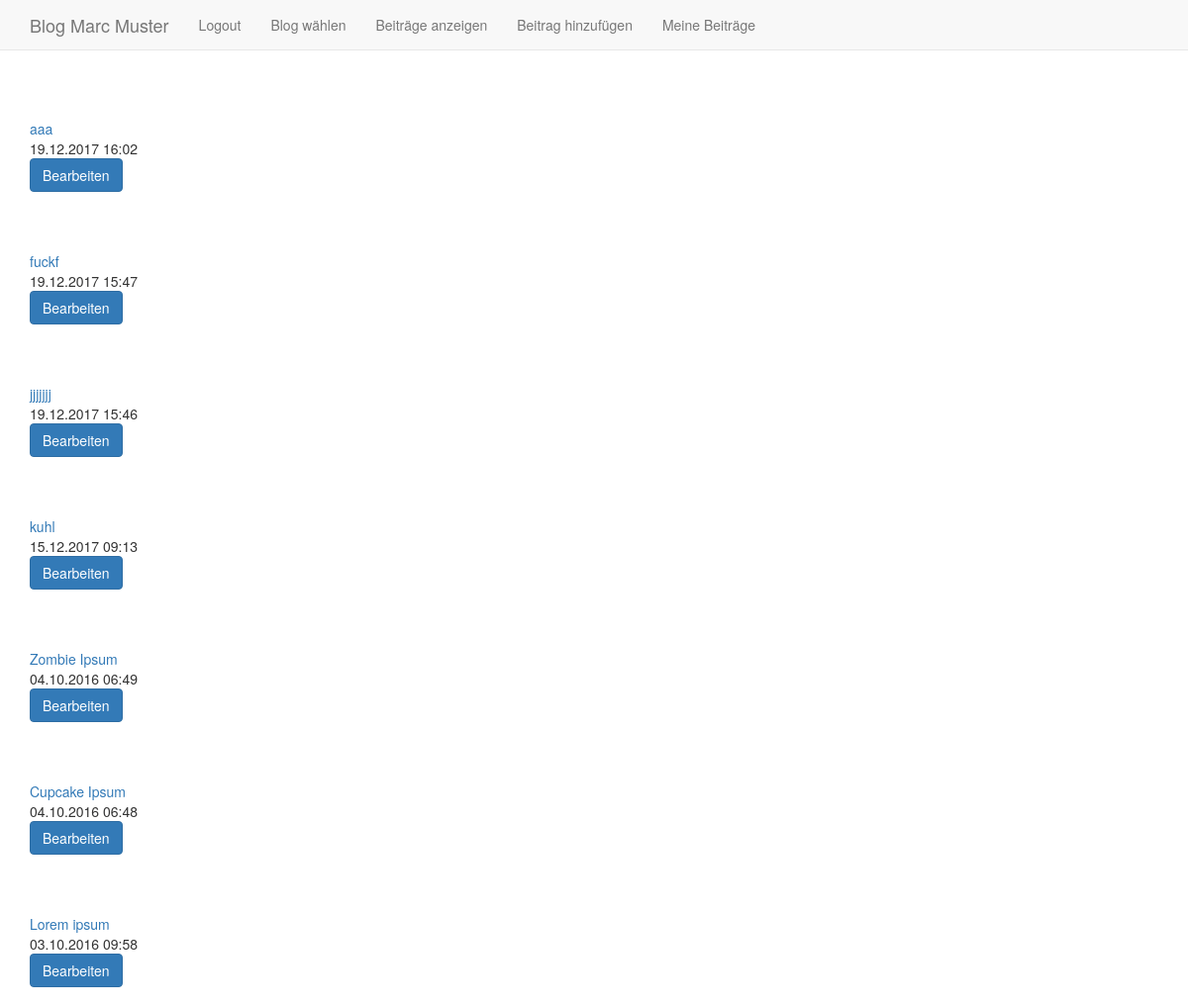
The app's page /index.php?function=meine_blogs&bid=1 (signed in) with its own data.
### tables this page shows
CREATE TABLE "user" (
	`uid`	INTEGER PRIMARY KEY AUTOINCREMENT,
	`name`	TEXT,
	`email`	TEXT NOT NULL UNIQUE,
	`password`	TEXT NOT NULL,
	`role`	INTEGER NOT NULL
);

CREATE TABLE `entry` (
	`eid`	INTEGER PRIMARY KEY AUTOINCREMENT,
	`uid`	INTEGER NOT NULL,
	`tid`	INTEGER,
	`datetime`	INTEGER NOT NULL,
	`title`	TEXT NOT NULL,
	`content`	TEXT NOT NULL,
	`picture1`	TEXT,
	`picture2`	TEXT,
	`picture3`	TEXT,
	FOREIGN KEY(`uid`) REFERENCES `user`(`uid`),
	FOREIGN KEY(`tid`) REFERENCES `topic`(`tid`)
);

### include/functions_db.php (called while the page is built, shortened)
<?php
  function getUserName($uid) {
	$db = getValue('cfg_db');
	$result = $db->query("SELECT name, email FROM user WHERE uid=".$uid);
	if ($user = $result->fetchArray()) {
	  if (strlen($user[0]) > 0) return $user[0];
	  else return $user[1];
	} else return "";
  }
  function getEntries($uid) {
	$alle = [];
	$db = getValue('cfg_db');
	$entries = $db->query("SELECT eid, datetime, title, content, picture1, picture2, picture3 FROM entry WHERE uid=$uid ORDER BY datetime DESC");
	while ($entry = $entries->fetchArray()) {
	  $alle[] = $entry;
	}
	return $alle;
  }
?>

### meine_blogs.php (the view, shortened to what this page needs)
<?php
$bid = $_SESSION['uid'];
$entries = getEntries($_SESSION['uid']);
foreach ($entries as $entry ) {
$eid = $entry['eid'];
$title = $entry['title'];?>
<br/>
<br/>
<a href='index.php?function=meine_blogs&bid=<?php echo $blogId ?>&eid=<?php echo $eid?>'> <?php echo $title?> </a>
<br/>
<?php echo date('d.m.Y H:i',$entry['datetime']);?>
<br/>
<a class="btn btn-primary mt-2" href="index.php?function=blog_bearbeiten&bid=<?php echo $bid?>&eid=<?php echo $eid?>" role="button">Bearbeiten</a>
<div class='form-group' style='margin-top: 20px'>
<?php
}
 ?>

### index.php (shortened to what this page needs)
<?php
  require_once("include/functions_db.php");
  if (isset($_GET['function'])) $function = $_GET['function'];
  else $function = "login";
  if(isset($_SESSION['uid'])) {
    if(isset($_GET['bid'])){
      $blogId = $_GET['bid'];
    }
    else{
      $blogId = 0;
    }
    $blogName = getUserName($_SESSION['uid']);
  }
  elseif (isset($_GET['bid'])){
    $blogId = $_GET['bid'];
    $blogName = getUserName($_GET['bid']);
  }
  else{
    $blogId = 0;
    $blogName = "";
  }
?>
<!DOCTYPE html>
<html lang="de">
<head>
  <link href="css/bootstrap.min.css" rel="stylesheet" />
</head>
<body>
  <nav class="navbar navbar-default navbar-fixed-top">
	<div class="container">
      <div class="navbar-header">
		<a class="navbar-brand"><?php echo "Blog ".$blogName.""; ?></a>
      </div>
      <ul class="nav navbar-nav">
		<?php
    if(isset($_SESSION['uid'])){
      echo "<li><a href='index.php?function=logout&bid=$blogId'>Logout</a></li>";
      echo "<li><a href='index.php?function=blogs&bid=$blogId'>Blog wählen</a></li>";
      echo "<li><a href='index.php?function=entries_public&bid=$blogId'>Beiträge anzeigen</a></li>";
      echo "<li><a href='index.php?function=blog_new&bid=$blogId'>Beitrag hinzufügen</a></li>";
      echo "<li><a href='index.php?function=meine_blogs&bid=$blogId'>Meine Beiträge</a></li>";
    }
    else {
      echo "<li><a href='index.php?function=login&bid=$blogId'>Login</a></li>";
      echo "<li><a href='index.php?function=blogs&bid=$blogId'>Blog wählen</a></li>";
     echo "<li><a href='index.php?function=entries_public&bid=$blogId'>Beiträge anzeigen</a></li>";
    }
		?>
      </ul>
	</div>
  </nav>
  <div class="container" style="margin-top:80px">
  <?php
	require_once("$function.php");
  ?>
</body>
</html>

### records on screen
user: name "Marc Muster"
entry: title "aaa", datetime "19.12.2017 16:02"
entry: title "fuckf", datetime "19.12.2017 15:47"
entry: title "jjjjjjj", datetime "19.12.2017 15:46"
entry: title "kuhl", datetime "15.12.2017 09:13"
entry: title "Zombie Ipsum", datetime "04.10.2016 06:49"
entry: title "Cupcake Ipsum", datetime "04.10.2016 06:48"
entry: title "Lorem ipsum", datetime "03.10.2016 09:58"
